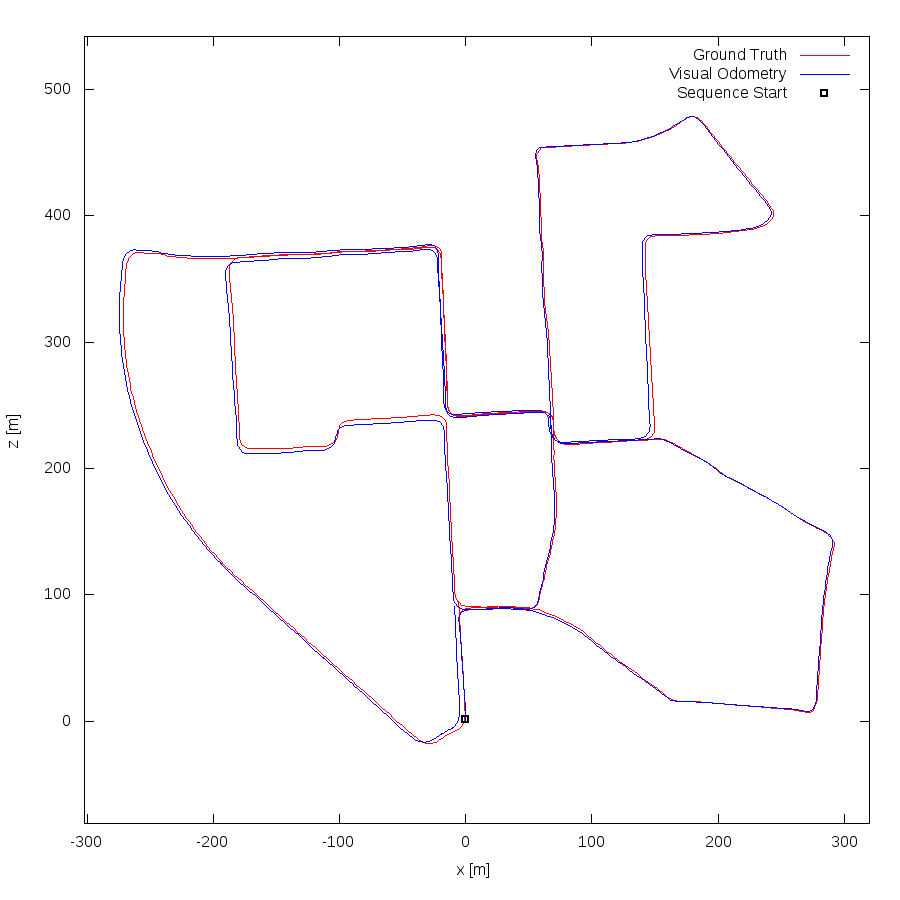

Write gnuplot code to recreate this figure.
set term postscript eps enhanced color
set output "00.eps"
set size ratio -1
set xrange [-302:320]
set yrange [-81:542]
set xlabel "x [m]"
set ylabel "z [m]"
plot "00.txt" using 1:2 lc rgb "#FF0000" title 'Ground Truth' w lines,"00.txt" using 3:4 lc rgb "#0000FF" title 'Visual Odometry' w lines,"< head -1 00.txt" using 1:2 lc rgb "#000000" pt 4 ps 1 lw 2 title 'Sequence Start' w points
